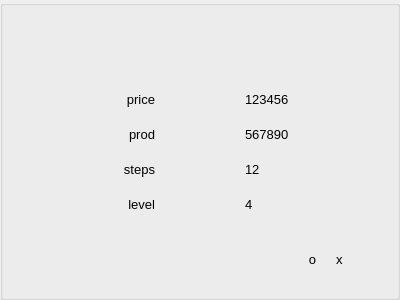
               <widget class="QGroupBox" name="groupBox_2">
                <property name="minimumSize">
                 <size>
                  <width>400</width>
                  <height>300</height>
                 </size>
                </property>
                <property name="maximumSize">
                 <size>
                  <width>400</width>
                  <height>300</height>
                 </size>
                </property>
                <property name="font">
                 <font>
                  <pointsize>10</pointsize>
                 </font>
                </property>
                <property name="title">
                 <string/>
                </property>
                <property name="alignment">
                 <set>Qt::AlignCenter</set>
                </property>
                <layout class="QHBoxLayout" name="horizontalLayout_6">
                 <property name="spacing">
                  <number>50</number>
                 </property>
                 <item>
                  <layout class="QVBoxLayout" name="verticalLayout_8">
                   <property name="spacing">
                    <number>20</number>
                   </property>
                   <property name="rightMargin">
                    <number>20</number>
                   </property>
                   <item>
                    <spacer name="verticalSpacer_24">
                     <property name="orientation">
                      <enum>Qt::Vertical</enum>
                     </property>
                     <property name="sizeHint" stdset="0">
                      <size>
                       <width>20</width>
                       <height>40</height>
                      </size>
                     </property>
                    </spacer>
                   </item>
                   <item>
                    <widget class="QLabel" name="label_29">
                     <property name="font">
                      <font>
                       <pointsize>10</pointsize>
                      </font>
                     </property>
                     <property name="text">
                      <string>price</string>
                     </property>
                     <property name="alignment">
                      <set>Qt::AlignRight|Qt::AlignTrailing|Qt::AlignVCenter</set>
                     </property>
                    </widget>
                   </item>
                   <item>
                    <widget class="QLabel" name="label_31">
                     <property name="font">
                      <font>
                       <pointsize>10</pointsize>
                      </font>
                     </property>
                     <property name="text">
                      <string>prod</string>
                     </property>
                     <property name="alignment">
                      <set>Qt::AlignRight|Qt::AlignTrailing|Qt::AlignVCenter</set>
                     </property>
                    </widget>
                   </item>
                   <item>
                    <widget class="QLabel" name="label_30">
                     <property name="font">
                      <font>
                       <pointsize>10</pointsize>
                      </font>
                     </property>
                     <property name="text">
                      <string>steps</string>
                     </property>
                     <property name="alignment">
                      <set>Qt::AlignRight|Qt::AlignTrailing|Qt::AlignVCenter</set>
                     </property>
                    </widget>
                   </item>
                   <item>
                    <widget class="QLabel" name="label_28">
                     <property name="font">
                      <font>
                       <pointsize>10</pointsize>
                      </font>
                     </property>
                     <property name="text">
                      <string>level</string>
                     </property>
                     <property name="alignment">
                      <set>Qt::AlignRight|Qt::AlignTrailing|Qt::AlignVCenter</set>
                     </property>
                    </widget>
                   </item>
                   <item>
                    <spacer name="verticalSpacer_25">
                     <property name="orientation">
                      <enum>Qt::Vertical</enum>
                     </property>
                     <property name="sizeHint" stdset="0">
                      <size>
                       <width>20</width>
                       <height>40</height>
                      </size>
                     </property>
                    </spacer>
                   </item>
                  </layout>
                 </item>
                 <item>
                  <layout class="QVBoxLayout" name="verticalLayout_7">
                   <property name="spacing">
                    <number>20</number>
                   </property>
                   <property name="leftMargin">
                    <number>20</number>
                   </property>
                   <property name="topMargin">
                    <number>20</number>
                   </property>
                   <item>
                    <spacer name="verticalSpacer_22">
                     <property name="orientation">
                      <enum>Qt::Vertical</enum>
                     </property>
                     <property name="sizeHint" stdset="0">
                      <size>
                       <width>20</width>
                       <height>40</height>
                      </size>
                     </property>
                    </spacer>
                   </item>
                   <item>
                    <widget class="QLabel" name="label_24">
                     <property name="font">
                      <font>
                       <pointsize>10</pointsize>
                      </font>
                     </property>
                     <property name="text">
                      <string>123456</string>
                     </property>
                    </widget>
                   </item>
                   <item>
                    <widget class="QLabel" name="label_25">
                     <property name="font">
                      <font>
                       <pointsize>10</pointsize>
                      </font>
                     </property>
                     <property name="text">
                      <string>567890</string>
                     </property>
                    </widget>
                   </item>
                   <item>
                    <widget class="QLabel" name="label_26">
                     <property name="font">
                      <font>
                       <pointsize>10</pointsize>
                      </font>
                     </property>
                     <property name="text">
                      <string>12</string>
                     </property>
                    </widget>
                   </item>
                   <item>
                    <widget class="QLabel" name="label_27">
                     <property name="font">
                      <font>
                       <pointsize>10</pointsize>
                      </font>
                     </property>
                     <property name="text">
                      <string>4</string>
                     </property>
                    </widget>
                   </item>
                   <item>
                    <layout class="QHBoxLayout" name="horizontalLayout_30">
                     <item>
                      <spacer name="verticalSpacer_41">
                       <property name="orientation">
                        <enum>Qt::Vertical</enum>
                       </property>
                       <property name="sizeHint" stdset="0">
                        <size>
                         <width>20</width>
                         <height>40</height>
                        </size>
                       </property>
                      </spacer>
                     </item>
                     <item>
                      <widget class="QLabel" name="label_70">
                       <property name="maximumSize">
                        <size>
                         <width>68</width>
                         <height>30</height>
                        </size>
                       </property>
                       <property name="text">
                        <string>о</string>
                       </property>
                       <property name="alignment">
                        <set>Qt::AlignRight|Qt::AlignTrailing|Qt::AlignVCenter</set>
                       </property>
                      </widget>
                     </item>
                     <item>
                      <widget class="QLabel" name="label_74">
                       <property name="text">
                        <string>x</string>
                       </property>
                      </widget>
                     </item>
                    </layout>
                   </item>
                  </layout>
                 </item>
                </layout>
               </widget>
